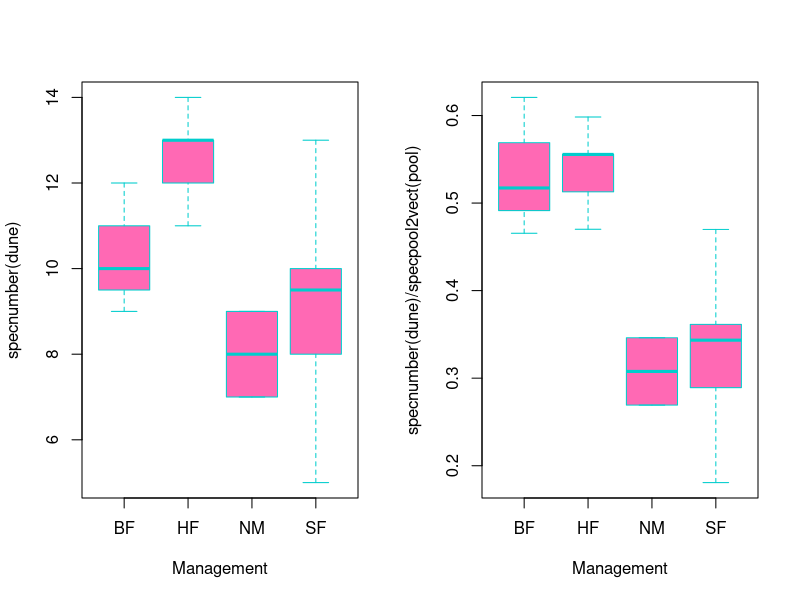
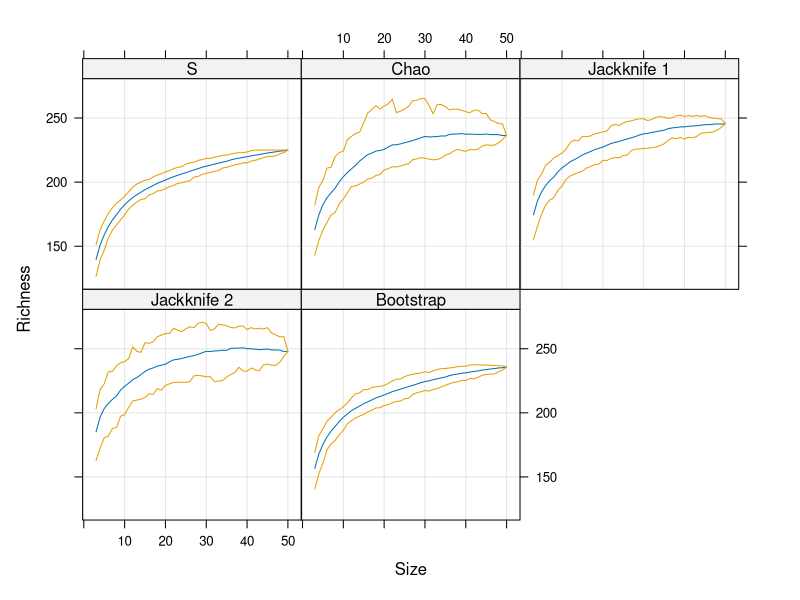

These charts were generated, in order, by the following R code:
library(vegan)


### Name: specpool
### Title: Extrapolated Species Richness in a Species Pool
### Aliases: specpool specpool2vect poolaccum summary.poolaccum
###   plot.poolaccum estimateR estimateR.default estimateR.matrix
###   estimateR.data.frame estaccumR
### Keywords: univar

### ** Examples

data(dune)
data(dune.env)
pool <- with(dune.env, specpool(dune, Management))
pool
op <- par(mfrow=c(1,2))
boxplot(specnumber(dune) ~ Management, data = dune.env,
        col = "hotpink", border = "cyan3")
boxplot(specnumber(dune)/specpool2vect(pool) ~ Management,
        data = dune.env, col = "hotpink", border = "cyan3")
par(op)
data(BCI)
## Accumulation model
pool <- poolaccum(BCI)
summary(pool, display = "chao")
plot(pool)
## Quantitative model
estimateR(BCI[1:5,])
